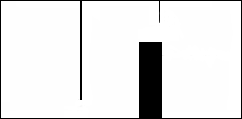
#> input picture robot_ws/src/abu_description/maps/blue_team.pgm, 242 x 119 px, given in place of the camera
$ python line_detection.py
#> lines starting #> are read from the running program, lines starting #| are printed output that depends on the picture; after the words box and inside, x2 and y2 are one past the last pixel; in counts of white or black regions, pixels touching at a corner belong together
import cv2


def process_image(frame):
    gray = cv2.cvtColor(frame, cv2.COLOR_BGR2GRAY)
    blur = cv2.GaussianBlur(gray, (5, 5), 0)
    _, binary = cv2.threshold(blur, 190, 255, cv2.THRESH_BINARY)
    cv2.imshow(f"Binary Image2", binary)
    contours, _ = cv2.findContours(binary, cv2.RETR_TREE, cv2.CHAIN_APPROX_SIMPLE)
    if contours:
        largest_contour = max(contours, key=cv2.contourArea)
        area = cv2.contourArea(largest_contour)
        M = cv2.moments(largest_contour)
        peri = cv2.arcLength(largest_contour, True)
        approx = cv2.approxPolyDP(largest_contour, 0.015 * peri, True)
        if M["m00"] != 0 and area >= 1000:
            cx = int(M["m10"] / M["m00"])
            cy = int(M["m01"] / M["m00"])
            cv2.circle(frame, (cx, cy), 5, (0, 0, 255), -1)
            cv2.drawContours(frame, [approx], -1, (0, 255, 0), 3)
            return cx, cy
    return None


cap = cv2.VideoCapture("/dev/video2")

if not cap.isOpened():
    print("Error: Could not open video device.")
    exit()

while True:
    success, img = cap.read()
#> img is the input picture: shape (119, 242, 3); min 0, max 255, mean 230.6
    # img = cv2.flip(img, 0)
    # img = cv2.flip(img, 1)
    img = img[int(img.shape[0] / 2) :, :]
#> img: shape (60, 242, 3)
    if not success:
        print("Error: Failed to capture image.")
        break

    frame1 = img[:, : int(img.shape[1] / 2) - 80]
    frame2 = img[:, int(img.shape[1] / 2) - 80 : int(img.shape[1] / 2) + 80]
    frame3 = img[:, int(img.shape[1] / 2) + 80 :]

    # # Process the cropped regions
    point1 = process_image(frame1)
#> in process_image, `blur = cv2.GaussianBlur(gray, (5, 5), 0)`:
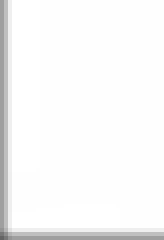
#> blur: shape (60, 41) (shown 4 times larger); min 100, max 255, mean 247.1
#> in process_image, `_, binary = cv2.threshold(blur, 190, 255, cv2.THRESH_BINARY)`: binary: shape (60, 41); 95.8% white; black in thin lines or dots
#> in process_image, `contours, _ = cv2.findContours(binary, cv2.RETR_TREE, cv2.CHAIN_APPROX..`: contours = 1 item
#> in process_image, `largest_contour = max(contours, key=cv2.contourArea)`: largest_contour = [[1, 0], [1, 56], [3, 58], [40, 58], [40, 0]]
#> in process_image, `area = cv2.contourArea(largest_contour)`: area = 2260
#> in process_image, `M = cv2.moments(largest_contour)`: M = moments, m00 2260, centre m10/m00, m01/m00 = (20.52, 28.97)
#> in process_image, `peri = cv2.arcLength(largest_contour, True)`: peri = 192.8
#> in process_image, `approx = cv2.approxPolyDP(largest_contour, 0.015 * peri, True)`: approx = [[1, 0], [1, 56], [40, 58], [40, 0]]
#> in process_image, `cx = int(M["m10"] / M["m00"])`: cx = 20
#> in process_image, `cy = int(M["m01"] / M["m00"])`: cy = 28
#> in process_image, `cv2.circle(frame, (cx, cy), 5, (0, 0, 255), -1)`: frame: shape (60, 41, 3); mean B, G, R 235.6, 235.6, 243.9
#> point1 = (20, 28)
    point2 = process_image(frame2)
#> in process_image (call 2), `_, binary = cv2.threshold(blur, 190, 255, cv2.THRESH_BINARY)`:
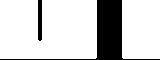
#> binary: shape (60, 160); 81.3% white; 2 black regions
#> in process_image (call 2), `contours, _ = cv2.findContours(binary, cv2.RETR_TREE, cv2.CHAIN_APPROX..`: contours = 2 contours; box (x1, y1, x2, y2) and area: (0, 0, 97, 59) 5366, (122, 0, 160, 59) 2146
#> in process_image (call 2), `largest_contour = max(contours, key=cv2.contourArea)`: largest_contour = contour of 11 points, box (x1, y1, x2, y2) (0, 0, 97, 59), area 5366
#> in process_image (call 2), `area = cv2.contourArea(largest_contour)`: area = 5366.5
#> in process_image (call 2), `M = cv2.moments(largest_contour)`: M = moments, m00 5366.5, centre m10/m00, m01/m00 = (48.31, 29.33)
#> in process_image (call 2), `peri = cv2.arcLength(largest_contour, True)`: peri = 387.1
#> in process_image (call 2), `approx = cv2.approxPolyDP(largest_contour, 0.015 * peri, True)`: approx = [[0, 0], [0, 58], [96, 57], [96, 0], [42, 0], [40, 41], [37, 0]]
#> in process_image (call 2), `cx = int(M["m10"] / M["m00"])`: cx = 48
#> in process_image (call 2), `cy = int(M["m01"] / M["m00"])`: cy = 29
#> in process_image (call 2), `cv2.drawContours(frame, [approx], -1, (0, 255, 0), 3)`:
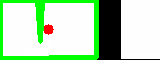
#> frame: shape (60, 160, 3); mean B, G, R 177.6, 216.1, 179.7
#> point2 = (48, 29)
    point3 = process_image(frame3)
#> in process_image (call 3), `_, binary = cv2.threshold(blur, 190, 255, cv2.THRESH_BINARY)`:
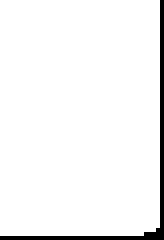
#> binary: shape (60, 41) (shown 4 times larger); 95.7% white; black in thin lines or dots
#> in process_image (call 3), `contours, _ = cv2.findContours(binary, cv2.RETR_TREE, cv2.CHAIN_APPROX..`: contours = 1 item
#> in process_image (call 3), `largest_contour = max(contours, key=cv2.contourArea)`: largest_contour = [[0, 0], [0, 58], [35, 58], [36, 57], [38, 57], [39, 56], [39, 0]]
#> in process_image (call 3), `area = cv2.contourArea(largest_contour)`: area = 2258
#> in process_image (call 3), `M = cv2.moments(largest_contour)`: M = moments, m00 2258, centre m10/m00, m01/m00 = (19.47, 28.95)
#> in process_image (call 3), `peri = cv2.arcLength(largest_contour, True)`: peri = 192.8
#> in process_image (call 3), `approx = cv2.approxPolyDP(largest_contour, 0.015 * peri, True)`: approx = [[0, 0], [0, 58], [38, 57], [39, 0]]
#> in process_image (call 3), `cx = int(M["m10"] / M["m00"])`: cx = 19
#> in process_image (call 3), `cy = int(M["m01"] / M["m00"])`: cy = 28
#> in process_image (call 3), `cv2.circle(frame, (cx, cy), 5, (0, 0, 255), -1)`:
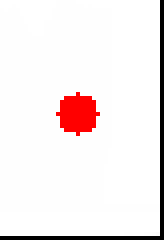
#> frame: shape (60, 41, 3) (shown 4 times larger); mean B, G, R 235.7, 235.7, 244.1
#> in process_image (call 3), `cv2.drawContours(frame, [approx], -1, (0, 255, 0), 3)`:
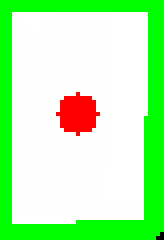
#> frame: shape (60, 41, 3) (shown 4 times larger); mean B, G, R 173.4, 245.8, 181.8
#> point3 = (19, 28)

    print(point1, point2, point3)
#| (20, 28) (48, 29) (19, 28)

    # cv2.line(img, (360, 0), (360, 480), (255, 0, 0), 2)
    # cv2.line(img, (440, 0), (440, 480), (255, 0, 0), 2)
    cv2.imshow("Image", img)
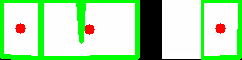
#> window 'Image': shape (60, 242, 3); mean B, G, R 176.3, 226, 180.6
    cv2.imshow("Binary Image", frame3)
    if cv2.waitKey(1) & 0xFF == ord("q"):
#> (key q is pressed here)
        break

cap.release()
cv2.destroyAllWindows()

$ run again, on robot_ws/src/abu_description/maps/map.pgm
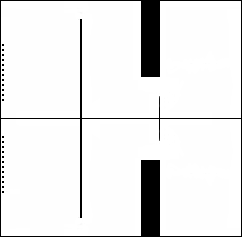
#> input picture robot_ws/src/abu_description/maps/map.pgm, 242 x 237 px, given in place of the camera
#> img is the input picture: shape (237, 242, 3); min 0, max 255, mean 233.8
#> img: shape (119, 242, 3)
#> in process_image, `_, binary = cv2.threshold(blur, 190, 255, cv2.THRESH_BINARY)`:
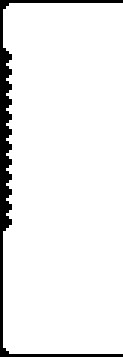
#> binary: shape (119, 41) (shown 3 times larger); 93.1% white; 1 black region
#> contours = 1 contour; box (x1, y1, x2, y2) and area: (1, 1, 41, 118) 4387
#> largest_contour = contour of 43 points, box (x1, y1, x2, y2) (1, 1, 41, 118), area 4387
#> area = 4387
#> M = moments, m00 4387, centre m10/m00, m01/m00 = (21.07, 59.39)
#> peri = 328.4
#> approx = [[3, 1], [1, 115], [40, 117], [40, 1]]
#> cx = 21
#> cy = 59
#> point1 = (21, 59)
#> gray: shape (119, 160)
#> blur: shape (119, 160)
#> binary: shape (119, 160); 87.6% white; 2 black regions
#> contours = 1 contour; box (x1, y1, x2, y2) and area: (0, 1, 160, 118) 16221
#> point2 = (77, 57)
#> gray: shape (119, 41)
#> blur: shape (119, 41)
#> binary: shape (119, 41); 95.8% white; black in thin lines or dots
#> point3 = (19, 58)
#| (21, 59) (77, 57) (19, 58)
#> `cv2.imshow("Image", img)`:
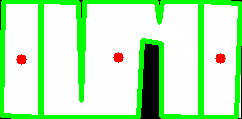
#> window 'Image': shape (119, 242, 3); mean B, G, R 186.8, 240.2, 188.9

$ run again, on robot_ws/src/abu_description/maps/red_team.pgm
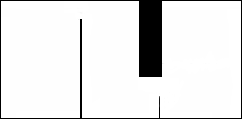
#> input picture robot_ws/src/abu_description/maps/red_team.pgm, 242 x 119 px, given in place of the camera
#> img is the input picture: shape (119, 242, 3); min 0, max 255, mean 230.6
#> img: shape (60, 242, 3)
#> binary: shape (60, 41); 95.8% white; black in thin lines or dots
#> contours = 1 item
#> largest_contour = [[1, 0], [1, 56], [3, 58], [40, 58], [40, 0]]
#> area = 2260
#> M = moments, m00 2260, centre m10/m00, m01/m00 = (20.52, 28.97)
#> peri = 192.8
#> approx = [[1, 0], [1, 56], [40, 58], [40, 0]]
#> cx = 20
#> cy = 28
#> point1 = (20, 28)
#> gray: shape (60, 160)
#> blur: shape (60, 160)
#> in process_image (call 2), `_, binary = cv2.threshold(blur, 190, 255, cv2.THRESH_BINARY)`:
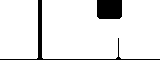
#> binary: shape (60, 160); 90.7% white; 2 black regions
#> contours = 2 contours; box (x1, y1, x2, y2) and area: (42, 0, 160, 59) 6256, (0, 0, 38, 59) 2146
#> largest_contour = contour of 18 points, box (x1, y1, x2, y2) (42, 0, 160, 59), area 6256
#> area = 6255.5
#> M = moments, m00 6255.5, centre m10/m00, m01/m00 = (99.72, 30.38)
#> peri = 422.4
#> approx = contour of 11 points, box (x1, y1, x2, y2) (42, 0, 160, 59), area 6257
#> cx = 99
#> cy = 30
#> point2 = (99, 30)
#> gray: shape (60, 41)
#> blur: shape (60, 41)
#> binary: shape (60, 41); 95.8% white; black in thin lines or dots
#> point3 = (19, 28)
#| (20, 28) (99, 30) (19, 28)
#> `cv2.imshow("Image", img)`:
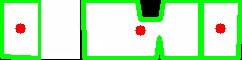
#> window 'Image': shape (60, 242, 3); mean B, G, R 189.6, 241.7, 193.9
